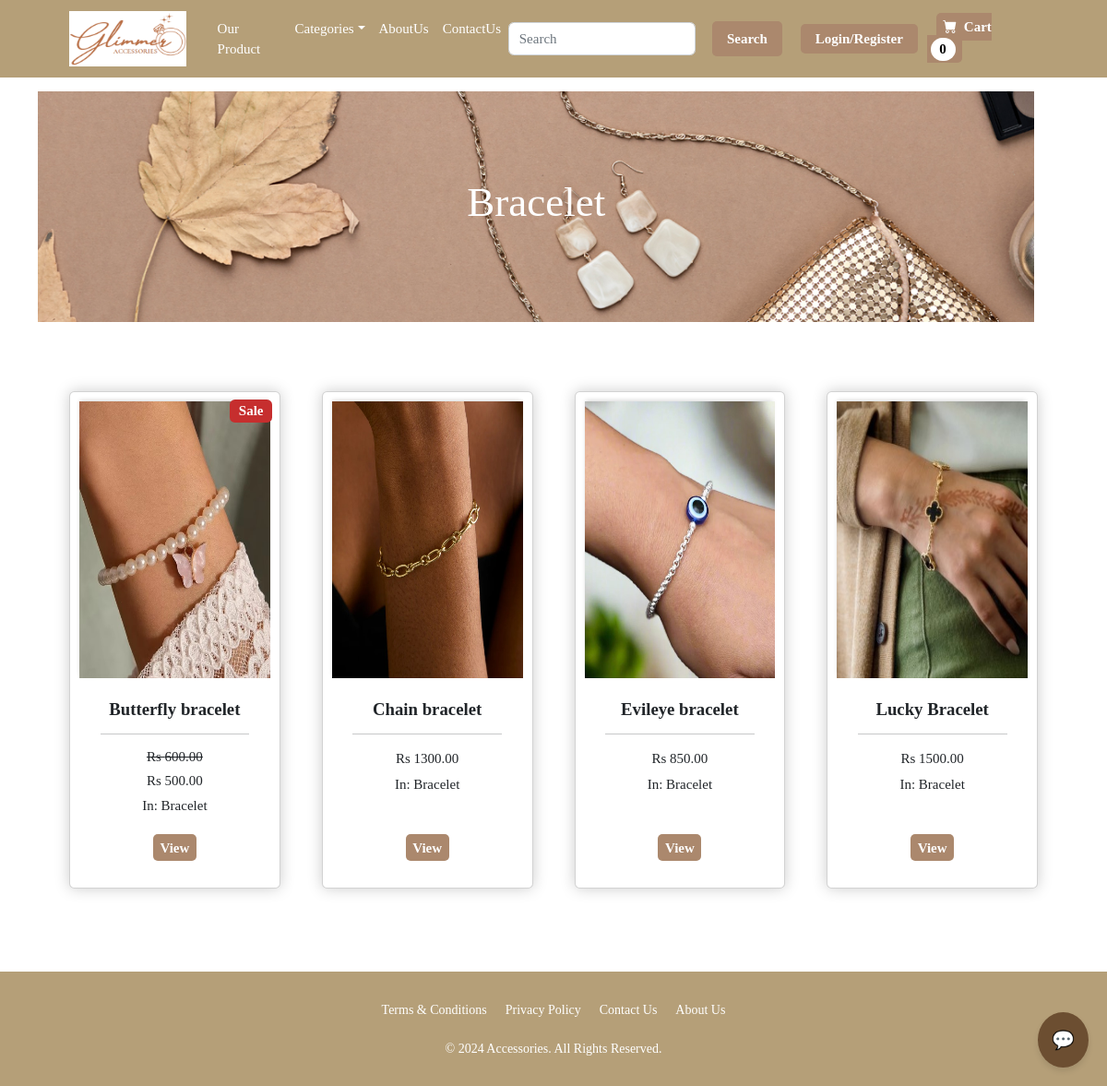
Screenshot of /category/Bracelet with the database file from the repository.
### ecommerce/models.py (models this page shows, shortened)
class Category(models.Model):
    name = models.CharField(max_length=200)
    def __str__(self):
		    return self.name

class Product(models.Model):
    name = models.CharField(max_length=100)
    price = models.DecimalField(default=0, decimal_places=2, max_digits=6)
    category = models.ForeignKey(Category, on_delete=models.CASCADE, default=1)
    description = models.CharField(max_length=250, default='', blank=True, null=True)
    image = models.ImageField(upload_to='uploads/product')
    is_sale = models.BooleanField(default=False)
    sale_price = models.DecimalField(default=0, decimal_places=2, max_digits=6)
    alternate_names = models.TextField(default='', blank=True, null=True)  # Comma-separated alternate names

### ecommerce/views.py (the view)
# urls.py: path('category/<str:cat>',views.category,name='category'),
def category(request,cat):
    cat=cat.replace('_',' ')
    try:
        category=Category.objects.get(name=cat)
        products=Product.objects.filter(category=category)
        return render(request,'category.html',{'products':products,'category':category})
    except:
        messages.success(request,("The category doesn't exist..."))
        return redirect('home')

### cart/cart.py (called while the page is built)
    def __len__(self):
        return len(self.cart)

### cart/context_processors.py (called while the page is built)
def cart(request):
    return{'cart':Cart(request)}

### ecommerce/templates/category.html (shortened to what this page needs)
{%extends 'main.html' %}
{%load static%}
{%block content%}
<html>
    <head>
    </head>
</html>
<header class="py-5">
    <div class="container" >
        <div id="slider" style="height: 250px;">
            <figure>
                <img src="{% static 'images/4.jpg' %}" alt="Image 1">
            </figure>
            <div class="overlay">
                <h1>{{category}}</h1>
            </div>
        </div>
    </div>
</header>
<section class="py-5">
    <div class="container px-4 px-lg-5 mt-3">
        <div class="row gx-4 gx-lg-5 row-cols-2 row-cols-md-3 row-cols-xl-4 justify-content-center">
            {%for product in products%}
                {% if product.is_sale %}
                    <div class="col mb-5">
                        <div class="card h-100 box-element">
                             <div class="badge  text-white position-absolute" style="top: 0.5rem; right: 0.5rem;background-color:#C62E2E;">Sale</div>
                            <img class="thumbnail" src="{{product.image.url}}" alt="..." />
                            <div class="card-body p-4">
                                <div class="text-center">
                                    <h5 class="fw-bolder">{{product.name}}</h5>
                                    <hr>
                                    <h6><strike>Rs {{product.price}}</strike></h6>
                                    <h6>Rs {{product.sale_price}}</h6>
                                    In: {{product.category}}
                                </div>
                            </div>
                            <div class="card-footer p-4 pt-0 border-top-0 bg-transparent">
                                <div class="text-center">
                                    <a class="custom-cart-button" href="{%url 'product' product.id %}">View</a>
                                </div>
                            </div>
                        </div>
                    </div>
                {% else %}
                    <div class="col mb-5">
                        <div class="card h-100 box-element">
                            <img class="thumbnail" src="{{product.image.url}}" alt="..." />
                            <div class="card-body p-4">
                                <div class="text-center">
                                    <h5 class="fw-bolder">{{product.name}}</h5>
                                    <hr>
                                    <h6 style="display: inline-block;">Rs {{product.price}}</h6>
                                    <br>
                                    In: {{product.category}}
                                </div>
                            </div>
                            <div class="card-footer p-4 pt-0 border-top-0 bg-transparent">
                                <div class="text-center">
                                    <a class="custom-cart-button" href="{%url 'product' product.id %}">View</a>
                                </div>
                            </div>
                        </div>
                    </div>
                {% endif %}
            {% endfor %}
        </div>
    </div>
</section>
{%endblock content%}

### ecommerce/templates/main.html (style rules this page uses)
* { margin: 0; padding: 0; box-sizing: border-box; }

### ecommerce/templates/category.html (style rules this page uses)
* { margin: 0; padding: 0; box-sizing: border-box; }
html, body { width: 100%; height: 100%; overflow-x: hidden; }
#slider { position: relative; width: 90vw; height: 70vh; overflow: hidden; }
#slider figure { display: flex; position: absolute; width: 800%; margin: 0; left: 0; top: 0; animation: sliderAnimation 15s infinite; }
#slider figure img { width: 90vw; height: 70vh; object-fit: cover; }
.overlay { position: absolute; top: 0; left: 0; width: 100%; height: 100%; background: rgba(0, 0, 0, 0); display: flex; flex-direction: column; justify-content: center; align-items: center; color: white; text-align: center; }
.overlay h1 { font-size: 3rem; margin-bottom: 10px; color: white; }

### rows the page displays
Category: name "Bracelet"
Product: image (picture), price "600.00", sale_price "500.00", category "Bracelet"
Product: image (picture), price "1300.00", category "Bracelet"
Product: image (picture), price "850.00", category "Bracelet"
Product: image (picture), price "1500.00", category "Bracelet"

### other values shown
{{ cart|length }} "0"
